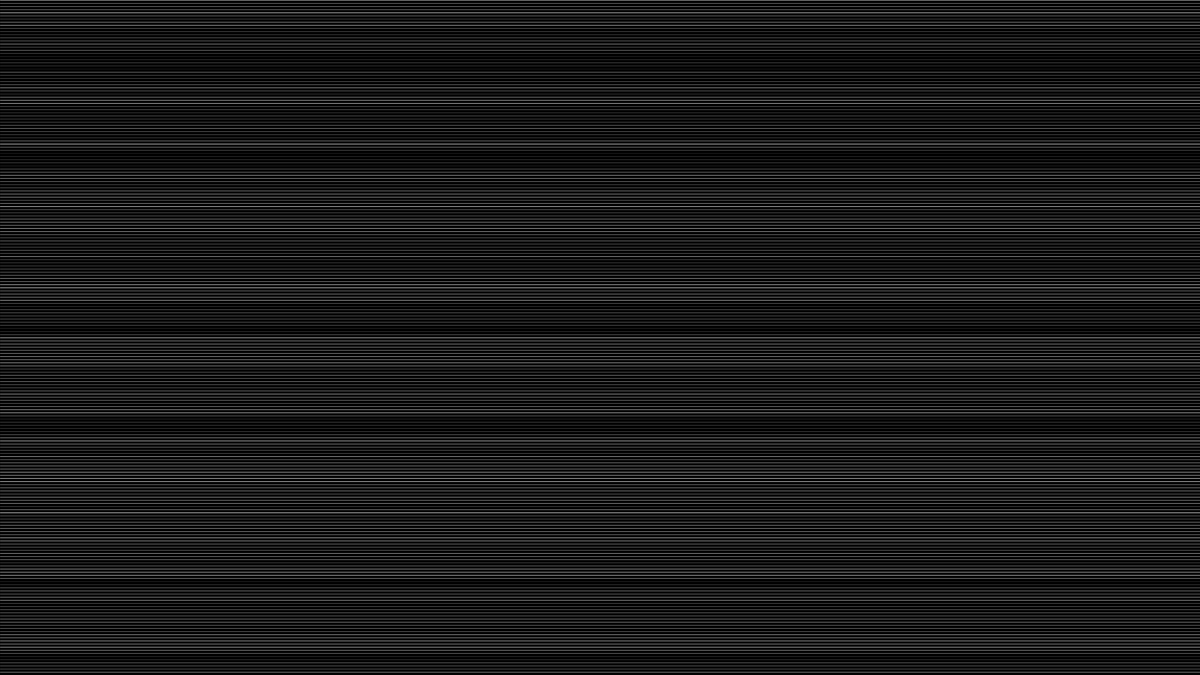
Frame 1 (no input)
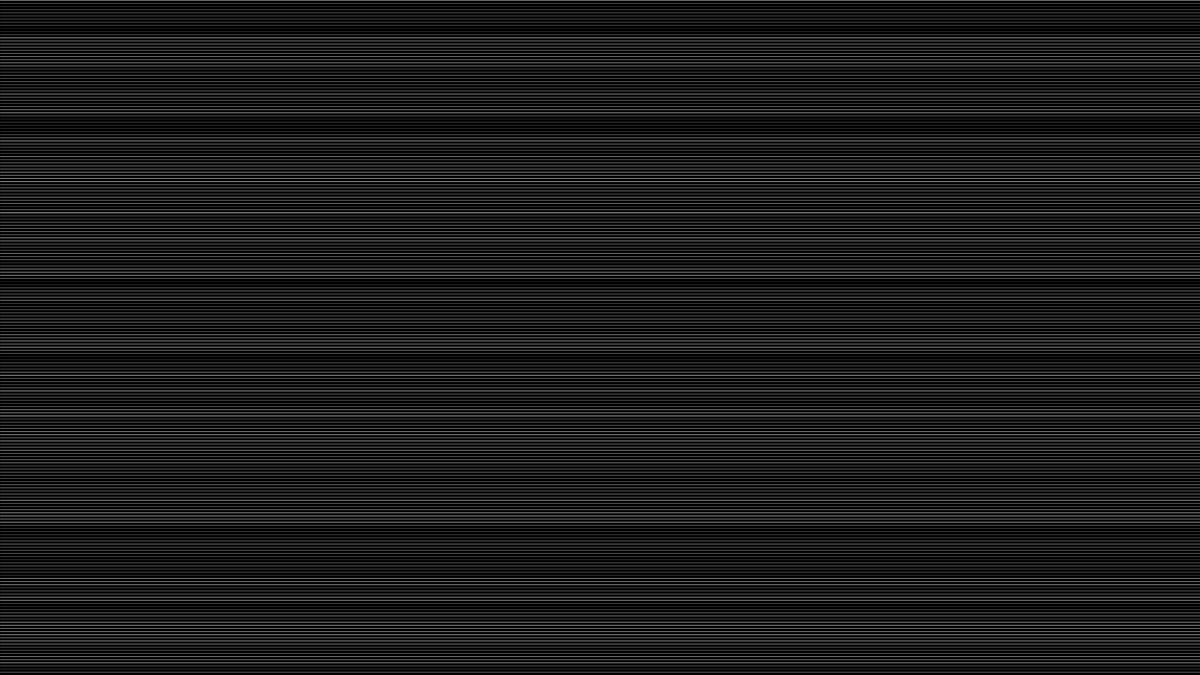
Frame 60 (the mouse pressed at the canvas centre just before this capture)
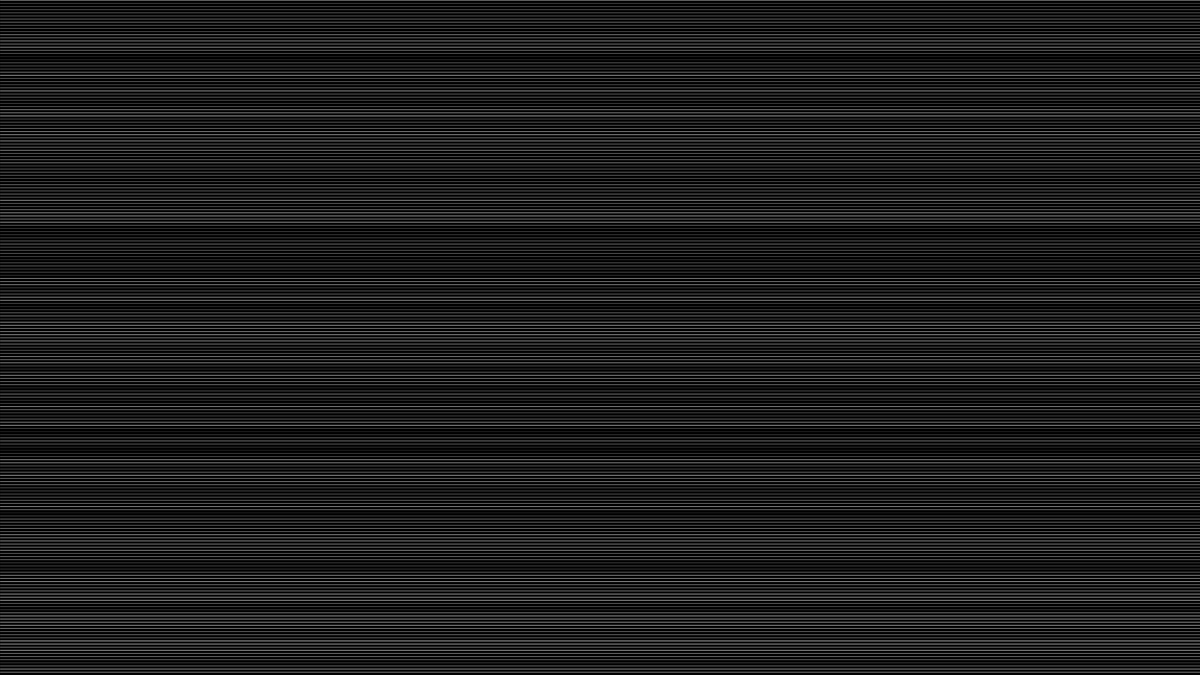
Frame 120 (the mouse held since frame 60 and released just before this capture)

The Processing sketch that drew these frames (run headless with seeded random() and noise(); from frame 60 on, the mouse is pressed at the canvas centre):

// Processing sketch: GlitchNoise
// ── GlitchNoise.pde
int scanLineDistance = 5; // 走査線の間隔
float noiseValue;         // ノイズの値

void setup() {
  size(1920, 1080);
  frameRate(60);
  background(0); // 背景色を黒に設定
}

void draw() {
  background(0);

  for (int y = 0; y < height; y += scanLineDistance) {
    // ノイズを使って走査線の変動を作成
    noiseValue = map(noise(y * 0.1, frameCount * 0.05), 0, 1, 0, 255);
    stroke(noiseValue);
    line(0, y, width, y);
  }
}
